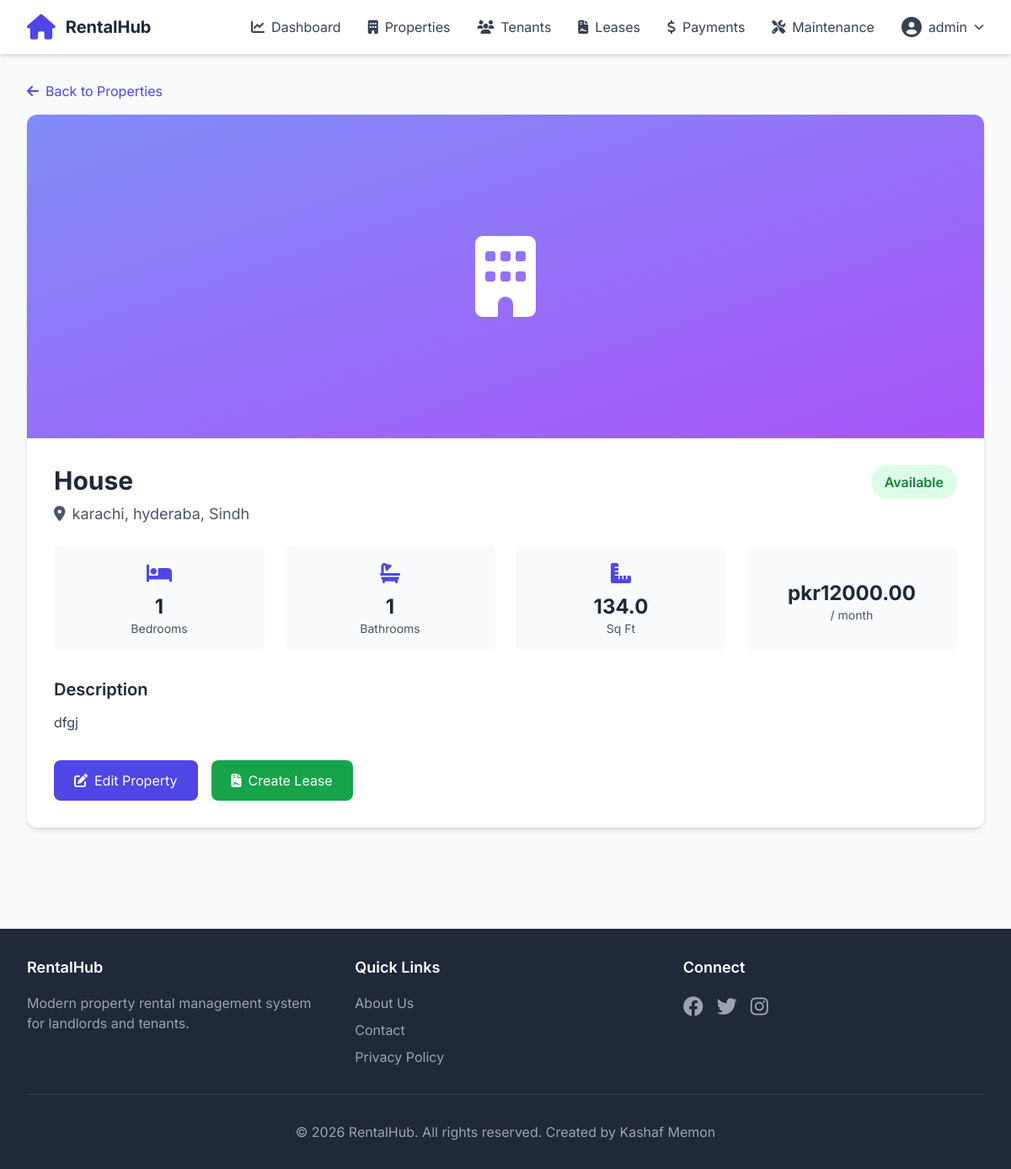
Page /properties/view/1 (signed in) on the committed database.
### app/models.py (models this page shows, shortened)
class User(UserMixin, db.Model):
    __tablename__ = 'users'
    id = db.Column(db.Integer, primary_key=True)
    username = db.Column(db.String(80), unique=True, nullable=False)
    email = db.Column(db.String(120), unique=True, nullable=False)
    password_hash = db.Column(db.String(255), nullable=False)
    role = db.Column(db.String(20), nullable=False, default='owner')
    phone = db.Column(db.String(20))
    created_at = db.Column(db.DateTime, default=datetime.utcnow)
    is_active = db.Column(db.Boolean, default=True)
    properties = db.relationship('Property', backref='owner', lazy=True, cascade='all, delete-orphan')
    maintenance_requests = db.relationship('MaintenanceRequest', backref='assigned_staff', lazy=True,
                                          foreign_keys='MaintenanceRequest.assigned_staff_id')
    notifications = db.relationship('Notification', backref='user', lazy=True, cascade='all, delete-orphan')

class Property(db.Model):
    __tablename__ = 'properties'
    id = db.Column(db.Integer, primary_key=True)
    owner_id = db.Column(db.Integer, db.ForeignKey('users.id'), nullable=False)
    property_type = db.Column(db.String(50), nullable=False)
    address = db.Column(db.String(200), nullable=False)
    city = db.Column(db.String(100), nullable=False)
    state = db.Column(db.String(100), nullable=False)
    rent_amount = db.Column(db.Float, nullable=False)
    availability_status = db.Column(db.String(20), default='available')
    description = db.Column(db.Text)
    bedrooms = db.Column(db.Integer)
    bathrooms = db.Column(db.Integer)
    area_sqft = db.Column(db.Float)
    image_path = db.Column(db.String(200))
    created_at = db.Column(db.DateTime, default=datetime.utcnow)
    leases = db.relationship('Lease', backref='property', lazy=True, cascade='all, delete-orphan')
    maintenance_requests = db.relationship('MaintenanceRequest', backref='property', lazy=True)

### app/routes/properties.py (the view)
@bp.route('/view/<int:id>')
@login_required
def view_property(id):
    property = Property.query.get_or_404(id)
    return render_template('properties/view.html', property=property)

### app/__init__.py (called while the page is built)
@login_manager.user_loader
def load_user(user_id):
    from app.models import User
    return User.query.get(int(user_id))

### app/templates/properties/view.html (shortened to what this page needs)
{% extends "base.html" %}
{% block content %}
<div class="max-w-6xl mx-auto fade-in">
    <a href="{{ url_for('properties.list_properties') }}" class="text-indigo-600 hover:text-indigo-700 mb-4 inline-block">
        <i class="fas fa-arrow-left mr-2"></i>Back to Properties
    </a>
    <div class="bg-white rounded-xl shadow-md overflow-hidden mb-6">
        {% if property.image_path %}
            <img src="{{ url_for('static', filename=property.image_path) }}" class="w-full h-96 object-cover">
        {% else %}
            <div class="w-full h-96 bg-gradient-to-br from-indigo-400 to-purple-500 flex items-center justify-center">
                <i class="fas fa-building text-white text-8xl"></i>
            </div>
        {% endif %}
        <div class="p-8">
            <div class="flex justify-between items-start mb-6">
                <div>
                    <h1 class="text-3xl font-bold text-gray-800">{{ property.property_type|title }}</h1>
                    <p class="text-gray-600 text-lg mt-2">
                        <i class="fas fa-map-marker-alt mr-2"></i>{{ property.address }}, {{ property.city }}, {{ property.state }}
                    </p>
                </div>
                <span class="px-4 py-2 rounded-full font-semibold
                    {% if property.availability_status == 'available' %}bg-green-100 text-green-700
                    {% elif property.availability_status == 'occupied' %}bg-blue-100 text-blue-700
                    {% else %}bg-yellow-100 text-yellow-700{% endif %}">
                    {{ property.availability_status|title }}
                </span>
            </div>
            <div class="grid grid-cols-4 gap-6 mb-8">
                <div class="bg-gray-50 p-4 rounded-lg text-center">
                    <i class="fas fa-bed text-indigo-600 text-2xl mb-2"></i>
                    <p class="text-2xl font-bold text-gray-800">{{ property.bedrooms }}</p>
                    <p class="text-gray-600 text-sm">Bedrooms</p>
                </div>
                <div class="bg-gray-50 p-4 rounded-lg text-center">
                    <i class="fas fa-bath text-indigo-600 text-2xl mb-2"></i>
                    <p class="text-2xl font-bold text-gray-800">{{ property.bathrooms }}</p>
                    <p class="text-gray-600 text-sm">Bathrooms</p>
                </div>
                <div class="bg-gray-50 p-4 rounded-lg text-center">
                    <i class="fas fa-ruler-combined text-indigo-600 text-2xl mb-2"></i>
                    <p class="text-2xl font-bold text-gray-800">{{ property.area_sqft }}</p>
                    <p class="text-gray-600 text-sm">Sq Ft</p>
                </div>
                <div class="bg-gray-50 p-4 rounded-lg text-center">
                    <p class="text-2xl font-bold text-gray-800">pkr{{ "%.2f"|format(property.rent_amount) }}</p>
                    <p class="text-gray-600 text-sm">/ month</p>
                </div>
            </div>
            {% if property.description %}
            <div class="mb-8">
                <h3 class="text-xl font-semibold text-gray-800 mb-3">Description</h3>
                <p class="text-gray-700 leading-relaxed">{{ property.description }}</p>
            </div>
            {% endif %}
            <div class="flex space-x-4">
                <a href="{{ url_for('properties.edit_property', id=property.id) }}"
                   class="bg-indigo-600 text-white px-6 py-3 rounded-lg hover:bg-indigo-700 transition">
                    <i class="fas fa-edit mr-2"></i>Edit Property
                </a>
                <a href="{{ url_for('leases.add_lease') }}"
                   class="bg-green-600 text-white px-6 py-3 rounded-lg hover:bg-green-700 transition">
                    <i class="fas fa-file-contract mr-2"></i>Create Lease
                </a>
            </div>
        </div>
    </div>
</div>
{% endblock %}

### app/templates/base.html (shortened to what this page needs)
<!DOCTYPE html>
<html lang="en">
<head>
    <script src="https://cdn.tailwindcss.com"></script>
    <link rel="stylesheet" href="https://cdnjs.cloudflare.com/ajax/libs/font-awesome/6.4.0/css/all.min.css">
</head>
<body class="bg-gray-50 min-h-screen">
    <nav class="bg-white shadow-md sticky top-0 z-50">
        <div class="max-w-7xl mx-auto px-4 sm:px-6 lg:px-8">
            <div class="flex justify-between items-center h-16">
                <div class="flex items-center">
                    <a href="{{ url_for('main.index') }}" class="flex items-center space-x-3">
                        <i class="fas fa-home text-3xl text-indigo-600"></i>
                        <span class="text-xl font-bold text-gray-800">RentalHub</span>
                    </a>
                </div>
                <div class="hidden md:flex items-center space-x-8">
                    {% if current_user.is_authenticated %}
                        <a href="{{ url_for('main.dashboard') }}" class="text-gray-700 hover:text-indigo-600 transition">
                            <i class="fas fa-chart-line mr-2"></i>Dashboard
                        </a>
                        <a href="{{ url_for('properties.list_properties') }}" class="text-gray-700 hover:text-indigo-600 transition">
                            <i class="fas fa-building mr-2"></i>Properties
                        </a>
                        <a href="{{ url_for('tenants.list_tenants') }}" class="text-gray-700 hover:text-indigo-600 transition">
                            <i class="fas fa-users mr-2"></i>Tenants
                        </a>
                        <a href="{{ url_for('leases.list_leases') }}" class="text-gray-700 hover:text-indigo-600 transition">
                            <i class="fas fa-file-contract mr-2"></i>Leases
                        </a>
                        <a href="{{ url_for('payments.list_payments') }}" class="text-gray-700 hover:text-indigo-600 transition">
                            <i class="fas fa-dollar-sign mr-2"></i>Payments
                        </a>
                        <a href="{{ url_for('maintenance.list_requests') }}" class="text-gray-700 hover:text-indigo-600 transition">
                            <i class="fas fa-tools mr-2"></i>Maintenance
                        </a>
                        <div class="relative group">
                            <button class="flex items-center space-x-2 text-gray-700 hover:text-indigo-600 transition">
                                <i class="fas fa-user-circle text-2xl"></i>
                                <span>{{ current_user.username }}</span>
                                <i class="fas fa-chevron-down text-xs"></i>
                            </button>
                        </div>
                    {% else %}
                        <a href="{{ url_for('auth.login') }}" class="text-gray-700 hover:text-indigo-600 transition">Login</a>
                        <a href="{{ url_for('auth.register') }}" class="bg-indigo-600 text-white px-6 py-2 rounded-lg hover:bg-indigo-700 transition">
                            Sign Up
                        </a>
                    {% endif %}
                </div>
            </div>
        </div>
    </nav>
    <main class="max-w-7xl mx-auto px-4 sm:px-6 lg:px-8 py-8">
        {% block content %}{% endblock %}
    </main>
    <footer class="bg-gray-800 text-white mt-16">
        <div class="max-w-7xl mx-auto px-4 sm:px-6 lg:px-8 py-8">
            <div class="grid grid-cols-1 md:grid-cols-3 gap-8">
                <div>
                    <h3 class="text-lg font-semibold mb-4">RentalHub</h3>
                    <p class="text-gray-400">Modern property rental management system for landlords and tenants.</p>
                </div>
                <div>
                    <h3 class="text-lg font-semibold mb-4">Quick Links</h3>
                    <ul class="space-y-2 text-gray-400">
                        <li><a href="#" class="hover:text-white transition">About Us</a></li>
                        <li><a href="#" class="hover:text-white transition">Contact</a></li>
                        <li><a href="#" class="hover:text-white transition">Privacy Policy</a></li>
                    </ul>
                </div>
                <div>
                    <h3 class="text-lg font-semibold mb-4">Connect</h3>
                    <div class="flex space-x-4">
                        <a href="#" class="text-gray-400 hover:text-white transition"><i class="fab fa-facebook text-2xl"></i></a>
                        <a href="#" class="text-gray-400 hover:text-white transition"><i class="fab fa-twitter text-2xl"></i></a>
                        <a href="#" class="text-gray-400 hover:text-white transition"><i class="fab fa-instagram text-2xl"></i></a>
                    </div>
                </div>
            </div>
            <div class="border-t border-gray-700 mt-8 pt-8 text-center text-gray-400">
                <p>&copy; 2026 RentalHub. All rights reserved. Created by Kashaf Memon</p>
            </div>
        </div>
    </footer>
</body>
</html>

### app/templates/base.html (style rules this page uses)
body { font-family: 'Inter', sans-serif; }
.fade-in { animation: fadeIn 0.3s ease-out; }

### rows in the picture
User: username "admin"
Property: property_type "House", address "karachi", city "hyderaba", state "Sindh", availability_status "Available", bedrooms "1", bathrooms "1", area_sqft "134.0", rent_amount "12000.00", description "dfgj"
